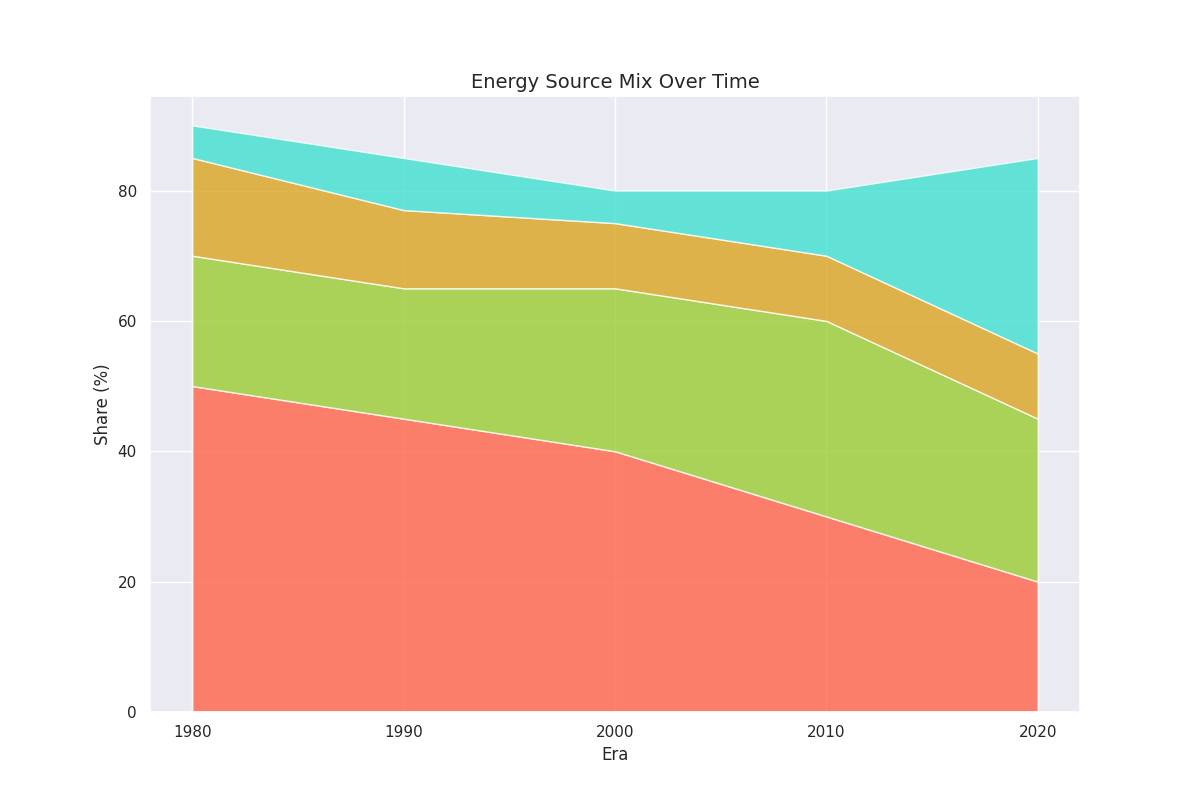

Python code for this plot:
import matplotlib.pyplot as plt
import numpy as np

decad3s = ['1980', '1990', '2000', '2010', '2020']
coal_fp = [50, 45, 40, 30, 20]
natGas = [20, 20, 25, 30, 25]
hydropower = [15, 12, 10, 10, 10]
re_newables = [5, 8, 5, 10, 30]

data = np.array([coal_fp, natGas, hydropower, re_newables])

plt.figure(figsize=(12, 8))
plt.stackplot(decad3s, coal_fp, natGas, hydropower, re_newables,
              colors=['#FF6347', '#9ACD32', '#DAA520', '#40E0D0'], 
              alpha=0.8)

plt.xlabel('Era', fontsize=12)
plt.ylabel('Share (%)', fontsize=12)

plt.title('Energy Source Mix Over Time', fontsize=14)

plt.show()
